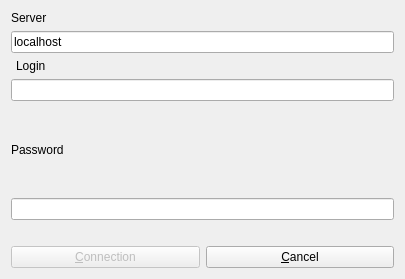
<?xml version="1.0" encoding="UTF-8"?>
<ui version="4.0">
 <class>Dialog</class>
 <widget class="QDialog" name="Dialog">
  <property name="geometry">
   <rect>
    <x>0</x>
    <y>0</y>
    <width>401</width>
    <height>279</height>
   </rect>
  </property>
  <property name="windowTitle">
   <string>Connection</string>
  </property>
  <layout class="QVBoxLayout" name="verticalLayout_3">
   <item>
    <layout class="QVBoxLayout" name="verticalLayout_2">
     <item>
      <layout class="QVBoxLayout" name="verticalLayout">
       <item>
        <widget class="QLabel" name="label_serveur">
         <property name="text">
          <string>Server</string>
         </property>
        </widget>
       </item>
       <item>
        <widget class="QLineEdit" name="lineEdit_server">
         <property name="text">
          <string>localhost</string>
         </property>
        </widget>
       </item>
       <item>
        <widget class="QLabel" name="label_login">
         <property name="sizePolicy">
          <sizepolicy hsizetype="Preferred" vsizetype="Preferred">
           <horstretch>1</horstretch>
           <verstretch>0</verstretch>
          </sizepolicy>
         </property>
         <property name="layoutDirection">
          <enum>Qt::LeftToRight</enum>
         </property>
         <property name="frameShape">
          <enum>QFrame::NoFrame</enum>
         </property>
         <property name="text">
          <string>Login</string>
         </property>
         <property name="textFormat">
          <enum>Qt::AutoText</enum>
         </property>
         <property name="scaledContents">
          <bool>false</bool>
         </property>
         <property name="margin">
          <number>0</number>
         </property>
         <property name="indent">
          <number>5</number>
         </property>
        </widget>
       </item>
       <item>
        <widget class="QLineEdit" name="lineEdit_login">
         <property name="sizePolicy">
          <sizepolicy hsizetype="Minimum" vsizetype="Fixed">
           <horstretch>1</horstretch>
           <verstretch>0</verstretch>
          </sizepolicy>
         </property>
         <property name="minimumSize">
          <size>
           <width>0</width>
           <height>0</height>
          </size>
         </property>
         <property name="sizeIncrement">
          <size>
           <width>0</width>
           <height>0</height>
          </size>
         </property>
        </widget>
       </item>
      </layout>
     </item>
     <item>
      <widget class="QLabel" name="label_mdp">
       <property name="sizePolicy">
        <sizepolicy hsizetype="Preferred" vsizetype="Preferred">
         <horstretch>1</horstretch>
         <verstretch>0</verstretch>
        </sizepolicy>
       </property>
       <property name="minimumSize">
        <size>
         <width>0</width>
         <height>0</height>
        </size>
       </property>
       <property name="text">
        <string>Password</string>
       </property>
      </widget>
     </item>
     <item>
      <widget class="QLineEdit" name="lineEdit_mdp">
       <property name="sizePolicy">
        <sizepolicy hsizetype="Minimum" vsizetype="Fixed">
         <horstretch>1</horstretch>
         <verstretch>0</verstretch>
        </sizepolicy>
       </property>
       <property name="minimumSize">
        <size>
         <width>0</width>
         <height>0</height>
        </size>
       </property>
       <property name="maximumSize">
        <size>
         <width>16777215</width>
         <height>16777215</height>
        </size>
       </property>
       <property name="sizeIncrement">
        <size>
         <width>0</width>
         <height>0</height>
        </size>
       </property>
       <property name="echoMode">
        <enum>QLineEdit::Password</enum>
       </property>
      </widget>
     </item>
    </layout>
   </item>
   <item>
    <widget class="QLabel" name="label_erreur">
     <property name="sizePolicy">
      <sizepolicy hsizetype="Minimum" vsizetype="Fixed">
       <horstretch>0</horstretch>
       <verstretch>0</verstretch>
      </sizepolicy>
     </property>
     <property name="minimumSize">
      <size>
       <width>383</width>
       <height>0</height>
      </size>
     </property>
     <property name="sizeIncrement">
      <size>
       <width>0</width>
       <height>0</height>
      </size>
     </property>
     <property name="baseSize">
      <size>
       <width>0</width>
       <height>0</height>
      </size>
     </property>
     <property name="palette">
      <palette>
       <active>
        <colorrole role="WindowText">
         <brush brushstyle="SolidPattern">
          <color alpha="255">
           <red>0</red>
           <green>0</green>
           <blue>0</blue>
          </color>
         </brush>
        </colorrole>
        <colorrole role="Button">
         <brush brushstyle="SolidPattern">
          <color alpha="255">
           <red>229</red>
           <green>18</green>
           <blue>18</blue>
          </color>
         </brush>
        </colorrole>
        <colorrole role="Light">
         <brush brushstyle="SolidPattern">
          <color alpha="255">
           <red>255</red>
           <green>108</green>
           <blue>108</blue>
          </color>
         </brush>
        </colorrole>
        <colorrole role="Midlight">
         <brush brushstyle="SolidPattern">
          <color alpha="255">
           <red>242</red>
           <green>63</green>
           <blue>63</blue>
          </color>
         </brush>
        </colorrole>
        <colorrole role="Dark">
         <brush brushstyle="SolidPattern">
          <color alpha="255">
           <red>114</red>
           <green>9</green>
           <blue>9</blue>
          </color>
         </brush>
        </colorrole>
        <colorrole role="Mid">
         <brush brushstyle="SolidPattern">
          <color alpha="255">
           <red>153</red>
           <green>12</green>
           <blue>12</blue>
          </color>
         </brush>
        </colorrole>
        <colorrole role="Text">
         <brush brushstyle="SolidPattern">
          <color alpha="255">
           <red>0</red>
           <green>0</green>
           <blue>0</blue>
          </color>
         </brush>
        </colorrole>
        <colorrole role="BrightText">
         <brush brushstyle="SolidPattern">
          <color alpha="255">
           <red>255</red>
           <green>255</green>
           <blue>255</blue>
          </color>
         </brush>
        </colorrole>
        <colorrole role="ButtonText">
         <brush brushstyle="SolidPattern">
          <color alpha="255">
           <red>0</red>
           <green>0</green>
           <blue>0</blue>
          </color>
         </brush>
        </colorrole>
        <colorrole role="Base">
         <brush brushstyle="SolidPattern">
          <color alpha="255">
           <red>255</red>
           <green>255</green>
           <blue>255</blue>
          </color>
         </brush>
        </colorrole>
        <colorrole role="Window">
         <brush brushstyle="SolidPattern">
          <color alpha="255">
           <red>229</red>
           <green>18</green>
           <blue>18</blue>
          </color>
         </brush>
        </colorrole>
        <colorrole role="Shadow">
         <brush brushstyle="SolidPattern">
          <color alpha="255">
           <red>0</red>
           <green>0</green>
           <blue>0</blue>
          </color>
         </brush>
        </colorrole>
        <colorrole role="AlternateBase">
         <brush brushstyle="SolidPattern">
          <color alpha="255">
           <red>242</red>
           <green>136</green>
           <blue>136</blue>
          </color>
         </brush>
        </colorrole>
        <colorrole role="ToolTipBase">
         <brush brushstyle="SolidPattern">
          <color alpha="255">
           <red>255</red>
           <green>255</green>
           <blue>220</blue>
          </color>
         </brush>
        </colorrole>
        <colorrole role="ToolTipText">
         <brush brushstyle="SolidPattern">
          <color alpha="255">
           <red>0</red>
           <green>0</green>
           <blue>0</blue>
          </color>
         </brush>
        </colorrole>
       </active>
       <inactive>
        <colorrole role="WindowText">
         <brush brushstyle="SolidPattern">
          <color alpha="255">
           <red>0</red>
           <green>0</green>
           <blue>0</blue>
          </color>
         </brush>
        </colorrole>
        <colorrole role="Button">
         <brush brushstyle="SolidPattern">
          <color alpha="255">
           <red>229</red>
           <green>18</green>
           <blue>18</blue>
          </color>
         </brush>
        </colorrole>
        <colorrole role="Light">
         <brush brushstyle="SolidPattern">
          <color alpha="255">
           <red>255</red>
           <green>108</green>
           <blue>108</blue>
          </color>
         </brush>
        </colorrole>
        <colorrole role="Midlight">
         <brush brushstyle="SolidPattern">
          <color alpha="255">
           <red>242</red>
           <green>63</green>
           <blue>63</blue>
          </color>
         </brush>
        </colorrole>
        <colorrole role="Dark">
         <brush brushstyle="SolidPattern">
          <color alpha="255">
           <red>114</red>
           <green>9</green>
           <blue>9</blue>
          </color>
         </brush>
        </colorrole>
        <colorrole role="Mid">
         <brush brushstyle="SolidPattern">
          <color alpha="255">
           <red>153</red>
           <green>12</green>
           <blue>12</blue>
          </color>
         </brush>
        </colorrole>
        <colorrole role="Text">
         <brush brushstyle="SolidPattern">
          <color alpha="255">
           <red>0</red>
           <green>0</green>
           <blue>0</blue>
          </color>
         </brush>
        </colorrole>
        <colorrole role="BrightText">
         <brush brushstyle="SolidPattern">
          <color alpha="255">
           <red>255</red>
           <green>255</green>
           <blue>255</blue>
          </color>
         </brush>
        </colorrole>
        <colorrole role="ButtonText">
         <brush brushstyle="SolidPattern">
          <color alpha="255">
           <red>0</red>
           <green>0</green>
           <blue>0</blue>
          </color>
         </brush>
        </colorrole>
        <colorrole role="Base">
         <brush brushstyle="SolidPattern">
          <color alpha="255">
           <red>255</red>
           <green>255</green>
           <blue>255</blue>
          </color>
         </brush>
        </colorrole>
        <colorrole role="Window">
         <brush brushstyle="SolidPattern">
          <color alpha="255">
           <red>229</red>
           <green>18</green>
           <blue>18</blue>
          </color>
         </brush>
        </colorrole>
        <colorrole role="Shadow">
         <brush brushstyle="SolidPattern">
          <color alpha="255">
           <red>0</red>
           <green>0</green>
           <blue>0</blue>
          </color>
         </brush>
        </colorrole>
        <colorrole role="AlternateBase">
         <brush brushstyle="SolidPattern">
          <color alpha="255">
           <red>242</red>
           <green>136</green>
           <blue>136</blue>
          </color>
         </brush>
        </colorrole>
        <colorrole role="ToolTipBase">
         <brush brushstyle="SolidPattern">
          <color alpha="255">
           <red>255</red>
           <green>255</green>
           <blue>220</blue>
          </color>
         </brush>
        </colorrole>
        <colorrole role="ToolTipText">
         <brush brushstyle="SolidPattern">
          <color alpha="255">
           <red>0</red>
           <green>0</green>
           <blue>0</blue>
          </color>
         </brush>
        </colorrole>
       </inactive>
       <disabled>
        <colorrole role="WindowText">
         <brush brushstyle="SolidPattern">
          <color alpha="255">
           <red>114</red>
           <green>9</green>
           <blue>9</blue>
          </color>
         </brush>
        </colorrole>
        <colorrole role="Button">
         <brush brushstyle="SolidPattern">
          <color alpha="255">
           <red>229</red>
           <green>18</green>
           <blue>18</blue>
          </color>
         </brush>
        </colorrole>
        <colorrole role="Light">
         <brush brushstyle="SolidPattern">
          <color alpha="255">
           <red>255</red>
           <green>108</green>
           <blue>108</blue>
          </color>
         </brush>
        </colorrole>
        <colorrole role="Midlight">
         <brush brushstyle="SolidPattern">
          <color alpha="255">
           <red>242</red>
           <green>63</green>
           <blue>63</blue>
          </color>
         </brush>
        </colorrole>
        <colorrole role="Dark">
         <brush brushstyle="SolidPattern">
          <color alpha="255">
           <red>114</red>
           <green>9</green>
           <blue>9</blue>
          </color>
         </brush>
        </colorrole>
        <colorrole role="Mid">
         <brush brushstyle="SolidPattern">
          <color alpha="255">
           <red>153</red>
           <green>12</green>
           <blue>12</blue>
          </color>
         </brush>
        </colorrole>
        <colorrole role="Text">
         <brush brushstyle="SolidPattern">
          <color alpha="255">
           <red>114</red>
           <green>9</green>
           <blue>9</blue>
          </color>
         </brush>
        </colorrole>
        <colorrole role="BrightText">
         <brush brushstyle="SolidPattern">
          <color alpha="255">
           <red>255</red>
           <green>255</green>
           <blue>255</blue>
          </color>
         </brush>
        </colorrole>
        <colorrole role="ButtonText">
         <brush brushstyle="SolidPattern">
          <color alpha="255">
           <red>114</red>
           <green>9</green>
           <blue>9</blue>
          </color>
         </brush>
        </colorrole>
        <colorrole role="Base">
         <brush brushstyle="SolidPattern">
          <color alpha="255">
           <red>229</red>
           <green>18</green>
           <blue>18</blue>
          </color>
         </brush>
        </colorrole>
        <colorrole role="Window">
         <brush brushstyle="SolidPattern">
          <color alpha="255">
           <red>229</red>
           <green>18</green>
           <blue>18</blue>
          </color>
         </brush>
        </colorrole>
        <colorrole role="Shadow">
         <brush brushstyle="SolidPattern">
          <color alpha="255">
           <red>0</red>
           <green>0</green>
           <blue>0</blue>
          </color>
         </brush>
        </colorrole>
        <colorrole role="AlternateBase">
         <brush brushstyle="SolidPattern">
          <color alpha="255">
           <red>229</red>
           <green>18</green>
           <blue>18</blue>
          </color>
         </brush>
        </colorrole>
        <colorrole role="ToolTipBase">
         <brush brushstyle="SolidPattern">
          <color alpha="255">
           <red>255</red>
           <green>255</green>
           <blue>220</blue>
          </color>
         </brush>
        </colorrole>
        <colorrole role="ToolTipText">
         <brush brushstyle="SolidPattern">
          <color alpha="255">
           <red>0</red>
           <green>0</green>
           <blue>0</blue>
          </color>
         </brush>
        </colorrole>
       </disabled>
      </palette>
     </property>
     <property name="toolTipDuration">
      <number>-1</number>
     </property>
     <property name="lineWidth">
      <number>-1</number>
     </property>
     <property name="midLineWidth">
      <number>0</number>
     </property>
     <property name="text">
      <string/>
     </property>
     <property name="textFormat">
      <enum>Qt::AutoText</enum>
     </property>
     <property name="scaledContents">
      <bool>false</bool>
     </property>
     <property name="wordWrap">
      <bool>false</bool>
     </property>
     <property name="margin">
      <number>0</number>
     </property>
     <property name="indent">
      <number>0</number>
     </property>
    </widget>
   </item>
   <item>
    <layout class="QHBoxLayout" name="horizontalLayout_3">
     <item>
      <widget class="QPushButton" name="pushButton_connexion">
       <property name="enabled">
        <bool>false</bool>
       </property>
       <property name="focusPolicy">
        <enum>Qt::StrongFocus</enum>
       </property>
       <property name="text">
        <string>&amp;Connection</string>
       </property>
       <property name="autoDefault">
        <bool>false</bool>
       </property>
       <property name="default">
        <bool>true</bool>
       </property>
      </widget>
     </item>
     <item>
      <widget class="QPushButton" name="pushButton_annuler">
       <property name="text">
        <string>&amp;Cancel</string>
       </property>
      </widget>
     </item>
    </layout>
   </item>
  </layout>
 </widget>
 <tabstops>
  <tabstop>lineEdit_login</tabstop>
  <tabstop>lineEdit_mdp</tabstop>
  <tabstop>pushButton_connexion</tabstop>
  <tabstop>pushButton_annuler</tabstop>
  <tabstop>lineEdit_server</tabstop>
 </tabstops>
 <resources/>
 <connections/>
</ui>
